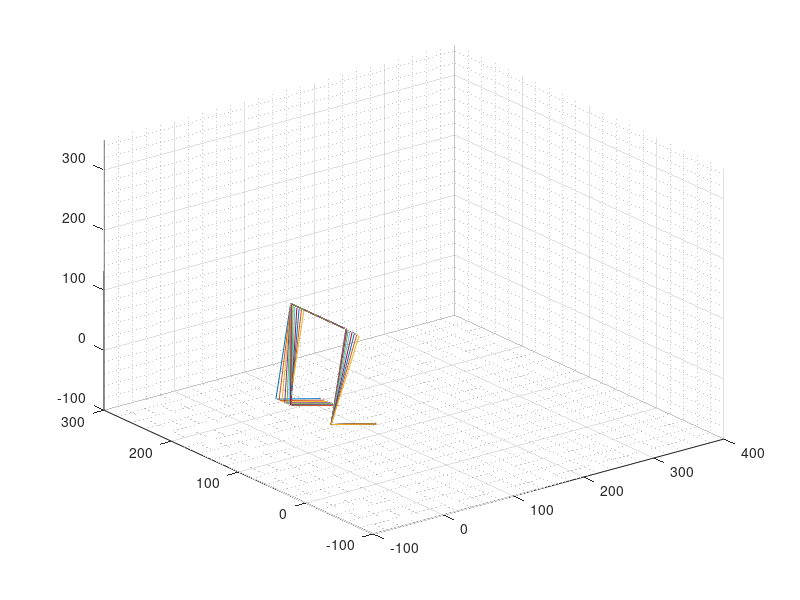
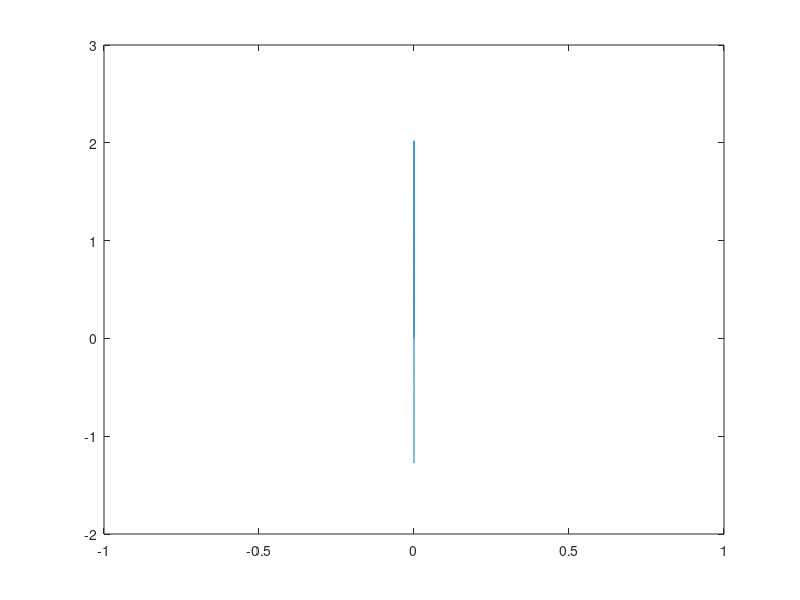
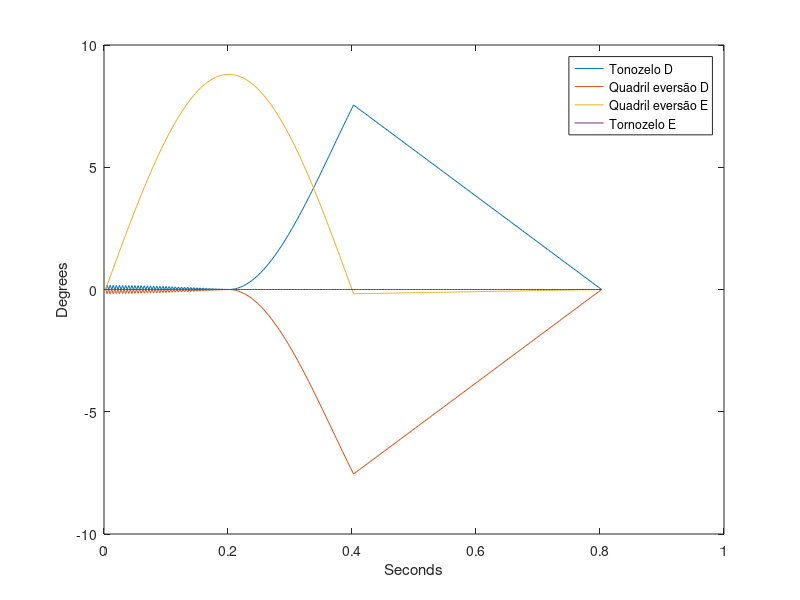
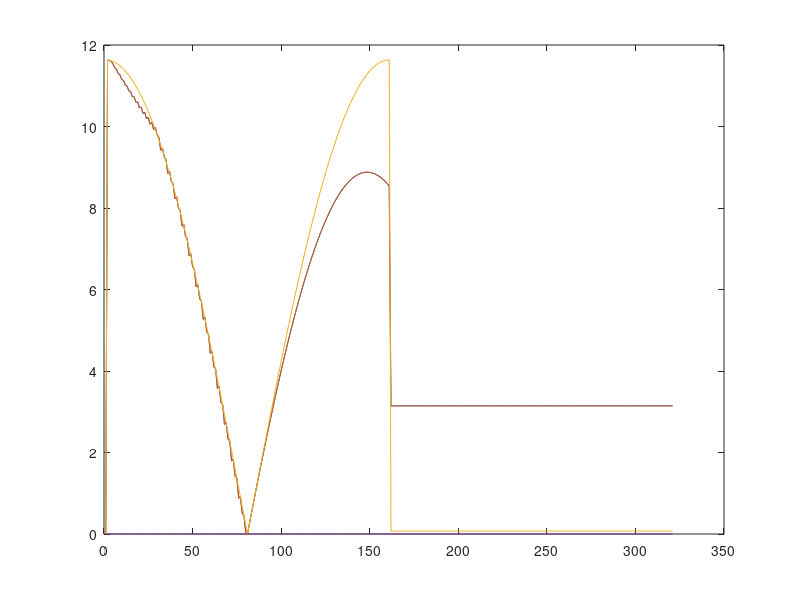

These figures' MATLAB source, in order:
%HELICOIDES
clear all
clc
close all
ayf=0;
azf=100;
%axt=20;
%azt=20;
Pc_g=0;
gait=0.4;
%ang_tr=8;
passos=1;
graf=1; % quanto quer mostrar a cinemática graf = 1
csv=0; %csv = 1 para gerar o arquivo de memória pra o robô real
lx=[-64   21       0         -21  	 64   ]; %Comprimentos na direção x, ultimo � transforma��o da ferramenta
ly=[0     0        82.09	 0       0    ]; %Comprimentos na dire��o y
lz=[19.37 152.38   0        -152.38 -19.37]; %Comprimentos na dire��o z
lxr(1)=lx(1);
lyr(1)=ly(1);
lzr(1)=lz(1);
for i=2:length(lz) %Resultante dos comprimentos para modelagem por helicoide
    lxr(i)=lx(i)+lxr(i-1);
    lyr(i)=ly(i)+lyr(i-1); 
    lzr(i)=lz(i)+lzr(i-1);
end
PH=[-1	0	0  lxr(1)  lyr(1)  lzr(1) %sx sy sz s0x s0y s0z(Parametros helicoide)
    1	0	0  lxr(2)  lyr(2)  lzr(2) %Eixo dos motores de cada junta
    1	0	0  lxr(3)  lyr(3)  lzr(3) 
    -1	0	0  lxr(4)  lyr(4)  lzr(4)];
%% Cinem�tica (Desenvoler o movimento) 
q=[0 0 0 0 ]; %angulos 
Q(1,1:4)=q;
taxa=1/400; %Taxa de move 
delta=0.0001;  
delay_ini=0; 
X_E(1)=0;
Z_E(1)=0;
X_D(1)=0;
Z_D(1)=0;
    X=zeros(1,6);
    Y=zeros(1,6);
    Z=zeros(1,6);
    X(1)=0;
    Y(1)=0;
    Z(1)=0;
    X(2)=lxr(1);
    Y(2)=lyr(1);
    Z(2)=lzr(1);
    fx=1;%rand(1);
    fz=1;%rand(1);
    for cont_passos=1:passos
        if 1
            q_aux=q;
            for i=1:length(q_aux)
                q(i)=-q_aux(length(q_aux)+1-i);                
            end
        end
        q_aux=q;
        if cont_passos>0
            lx=[X(6)-64    21       0        -21  	 64   ]; %Comprimentos na direção x, ultimo � transforma��o da ferramenta
            ly=[Y(6)       0        82.09*(-1)^(cont_passos-1)	 0       0    ]; %Comprimentos na dire��o y
            lz=[Z(6)+19.37 152.38   0        -152.38 -19.37]; %Comprimentos na dire��o z
            lyr(1)=ly(1);
            lzr(1)=lz(1);
            X(2)=lxr(1);
            Y(2)=lyr(1);
            Z(2)=lzr(1);
            for i=2:length(lz) %Resultante dos comprimentos para modelagem por helicoide
                lxr(i)=lx(i)+lxr(i-1);
                lyr(i)=ly(i)+lyr(i-1);
                lzr(i)=lz(i)+lzr(i-1);
            end
            PH=[-1^(cont_passos) 0	0  lxr(1)  lyr(1)  lzr(1) %sx sy sz s0x s0y s0z(Parametros helicoide)
                -1^(cont_passos) 0	0  lxr(2)  lyr(2)  lzr(2) %Eixo dos motores de cada junta
                -1^(cont_passos) 0	0  lxr(3)  lyr(3)  lzr(3) 
                -1^(cont_passos) 0	0  lxr(4)  lyr(4)  lzr(4)];
            X(1)=X(6);
            Y(1)=Y(6);
            Z(1)=Z(6);
            X(2)=lxr(1);
            Y(2)=lyr(1);
            Z(2)=lzr(1);
        end
        for j=1:round(gait/taxa) 
            q_aux=q;
            if j<Pc_g*round(gait/taxa)
                Xd=[0 0 0 0];
                %Xd=[axf*sin(pi*j*taxa/gait) 0 azf*cos(pi*j*taxa/gait)  0 0 0 0 0];  
            else 
                 %Xd=[ayf*cos(pi*(j-Pc_g*(gait/taxa))*taxa*(1-Pc_g)/gait)  azf*cos(pi*(j-Pc_g*(gait/taxa))*taxa*(1-Pc_g)/gait) 0  0 ]; 
                 Xd=[ayf azf*cos(pi*(j-Pc_g*(gait/taxa))*taxa*(1-Pc_g)/gait) 0  0 ]; 
            end            
            
           %Xd=[0.05 0.05 0  0 0 0 ]; %a*2*fCMz*cos(pi*j*taxa/gait Velocidade
            Xd=transpose(Xd);
            X_aux=X;
            Y_aux=Y;
            Z_aux=Z;
            Tr=eye(4); 
            q=q*pi/180;
            for i=1:length(lz)-1 %Determina a posi��o do rob� (em cada instante de tempo)
                a11=cos(q(i))+(1-cos(q(i)))*PH(i,1)^2;              %Termos da matriz de rota��o da Transformada
                a12=PH(i,1)*PH(i,2)*(1-cos(q(i)))-PH(i,3)*sin(q(i));%por helicoide
                a13=PH(i,1)*PH(i,3)*(1-cos(q(i)))+PH(i,2)*sin(q(i));
                a21=PH(i,2)*PH(i,1)*(1-cos(q(i)))+PH(i,3)*sin(q(i));
                a22=cos(q(i))+(1-cos(q(i)))*PH(i,2)^2;
                a23=PH(i,2)*PH(i,3)*(1-cos(q(i)))-PH(i,1)*sin(q(i));
                a31=PH(i,3)*PH(i,1)*(1-cos(q(i)))-PH(i,2)*sin(q(i));
                a32=PH(i,3)*PH(i,2)*(1-cos(q(i)))+PH(i,1)*sin(q(i));
                a33=cos(q(i))+(1-cos(q(i)))*PH(i,3)^2;
                T=[a11 a12 a13 PH(i,4)-PH(i,4)*a11-PH(i,5)*a12-PH(i,6)*a13 %Matriz Tab
                    a21 a22 a23 PH(i,5)-PH(i,4)*a21-PH(i,5)*a22-PH(i,6)*a23
                    a31 a32 a33 PH(i,6)-PH(i,4)*a31-PH(i,5)*a32-PH(i,6)*a33
                    0 0 0 1];
                Tf=[1 0 0 lxr(i+1)   %Matriz de transforma��o da ferramenta(prox junta)
                    0 1 0 lyr(i+1)
                    0 0 1 lzr(i+1) 
                    0 0 0 1];
                Tr=Tr*T;
                TF=Tr*Tf; %Transforma�ao final(da prox junta)
                X(i+2)=TF(1,4);  %posi��o x
                Y(i+2)=TF(2,4); %posi��o y
                Z(i+2)=TF(3,4); %posi��o z
                Theta_X(i+1)=atan(TF(3,2)/TF(3,3));
                Theta_Y(i+1)=atan(-TF(3,1)/sqrt(TF(3,2)^2+TF(3,3)^2));
                Theta_Z(i+1)=atan(TF(2,1)/TF(1,1));
            end 
            Xg(j)=X(i+2);
            Yg(j)=Y(i+2);
            Zg(j)=Z(i+2);
            if  graf && (mod(j,10)==0 ||j==1)
                plot3(X,Y,Z);
                hold on
                grid on
                grid minor
                axis([-100 400 -100 300 -100 350])
                %M(2*i)=getframe;
                pause(taxa*500)
                %cla;
                %hold off
            end 
            for k=1:length(q)
                q(k)=q(k)+delta;
                Tr=eye(4); 
                for i=1:length(lz)-1 %Determina a posi��o do rob�(em cada instante de tempo
                    a11=cos(q(i))+(1-cos(q(i)))*PH(i,1)^2;              %Termos da matriz de rota��o da Transformada
                    a12=PH(i,1)*PH(i,2)*(1-cos(q(i)))-PH(i,3)*sin(q(i));%por helicoide
                    a13=PH(i,1)*PH(i,3)*(1-cos(q(i)))+PH(i,2)*sin(q(i));
                    a21=PH(i,2)*PH(i,1)*(1-cos(q(i)))+PH(i,3)*sin(q(i));
                    a22=cos(q(i))+(1-cos(q(i)))*PH(i,2)^2;
                    a23=PH(i,2)*PH(i,3)*(1-cos(q(i)))-PH(i,1)*sin(q(i));
                    a31=PH(i,3)*PH(i,1)*(1-cos(q(i)))-PH(i,2)*sin(q(i));
                    a32=PH(i,3)*PH(i,2)*(1-cos(q(i)))+PH(i,1)*sin(q(i));
                    a33=cos(q(i))+(1-cos(q(i)))*PH(i,3)^2;
                    T=[a11 a12 a13 PH(i,4)-PH(i,4)*a11-PH(i,5)*a12-PH(i,6)*a13 %Matriz Tab
                        a21 a22 a23 PH(i,5)-PH(i,4)*a21-PH(i,5)*a22-PH(i,6)*a23
                        a31 a32 a33 PH(i,6)-PH(i,4)*a31-PH(i,5)*a32-PH(i,6)*a33
                        0 0 0 1];
                    Tf=[1 0 0 lxr(i+1)   %Matriz de transforma��o da ferramenta
                        0 1 0 lyr(i+1)
                        0 0 1 lzr(i+1) 
                        0 0 0 1];
                    Tr=Tr*T;
                    TF=Tr*Tf; %Transforma�ao final
                    Xj(i+1)=TF(1,4);  %posi��o x
                    Yj(i+1)=TF(2,4); %posi��o y
                    Zj(i+1)=TF(3,4); %posi��o z
                    Theta_Xj(i+1)=atan(TF(3,2)/TF(3,3));
                    Theta_Yj(i+1)=atan(-TF(3,1)/sqrt(TF(3,2)^2+TF(3,3)^2));
                    Theta_Zj(i+1)=atan(TF(2,1)/TF(1,1));
                end
                J(1,k)=(Yj(i+1)-Y(i+1))/delta;
                J(2,k)=(Zj(i+1)-Z(i+1))/delta; 
                J(3,k)=(Theta_Xj(i+1)-Theta_X(i+1))/delta;
                J(4,k)=(Theta_Xj(4)-Theta_Y(4))/delta;
                %J(7,k)=(CMX_Fj-CMX_F)/delta; 
                %J(7,k)=(CMY_Fj-CMY_F)/delta;
                %J(5,k)=(Theta_Yj(3)-Theta_Y(3))/delta;
                %J(9,k)=(CMZ_Fj-CMZ_F)/delta;
                %J(6,k)=(Theta_Yj(4)-Theta_Y(4))/delta;
                %J(10,k)=(Theta_Zj(i-5)-Theta_Z(i-5))/delta;                 
                q(k)=q(k)-delta;
            end
            Jq=inv(J); 
            %det(Jq)
            %det(J)
            qd=Jq*Xd;
            qd=transpose(qd);
            q=qd*taxa+q;
            q=q*180/pi;
   
            if j>Pc_g*round(gait/taxa)
                if j>2
                    q(1)=q(1)-q_aux(1)/round(gait/taxa);
                    q(2)=q(2)-q_aux(2)/round(gait/taxa);
                end
            end
            if q(2)<0
                q(2)=-q(2);
            end            
            q(1)=-q(2);
            
            %q(4)=-q(3);
            for cont_ver=1:4              
                if (q(cont_ver)-q_aux(cont_ver))*60/(360*taxa)>50
                    %q(cont_ver)=q_aux(cont_ver)+300*taxa;
                end
                if (q(cont_ver)-q_aux(cont_ver))*60/(360*taxa)<50
                    %q(cont_ver)=q_aux(cont_ver)-300*taxa;
                end
            end
            if mod(cont_passos,2)==1
                for i=1:length(q)
                    if i>2
                        Q(round(gait/taxa)*(cont_passos-1)+j+1,i)=q(i);
                    else
                        Q(round(gait/taxa)*(cont_passos-1)+j+1,i)=-q(i);
                    end
                end
            end
            if mod(cont_passos,2)==0
                for i=1:length(q)
                    if i>2
                        Q(round(gait/taxa)*(cont_passos-1)+j+1,i)=-q(length(q)+1-i);
                    else
                        Q(round(gait/taxa)*(cont_passos-1)+j+1,i)=q(length(q)+1-i);
                    end
                end
            end  
            if mod(cont_passos,2)==1
                X_E(round(gait/taxa)*(cont_passos-1)+j+1)=X(length(X));
                Z_E(round(gait/taxa)*(cont_passos-1)+j+1)=Z(length(Z));
                X_D(round(gait/taxa)*(cont_passos-1)+j+1)=X_D(round(gait/taxa)*(cont_passos-1)+j);
                Z_D(round(gait/taxa)*(cont_passos-1)+j+1)=Z_D(round(gait/taxa)*(cont_passos-1)+j);
            end
            if mod(cont_passos,2)==0
                X_E(round(gait/taxa)*(cont_passos-1)+j+1)=X_E(round(gait/taxa)*(cont_passos-1)+j);
                Z_E(round(gait/taxa)*(cont_passos-1)+j+1)=X_E(round(gait/taxa)*(cont_passos-1)+j);
                X_D(round(gait/taxa)*(cont_passos-1)+j+1)=X(length(X));
                Z_D(round(gait/taxa)*(cont_passos-1)+j+1)=Z(length(Z));
            end
        end
    end
%Q_aux=Q;
%for i=1:length(Q_aux)
    %Q(i+length(Q_aux),8:-1:1)=Q_aux(i,1:8);
%end
Q_aux=Q;
tam=length(Q);
for i=1:round(gait/taxa)
    for j=1:4
        Q(tam+i,j)=Q_aux(tam,j)-i*Q_aux(tam,j)/round(gait/taxa);
    end
end
if 0 %Ativa espelhamento de passo
    Q_aux=Q;
    tam=length(Q);
    for i=1:tam
        for j=1:4
            Q(tam+i,j)=Q_aux(i,9-j);
        end
    end
end
if graf
    figure
    plot(X_E,Z_E)
    hold on
    plot(X_D,Z_D) 
    figure
    for j=1:length(Q)
        Q_TD(j)=Q(j,1);
        Q_QD(j)=Q(j,2);
        Q_QE(j)=Q(j,3);
        Q_TE(j)=Q(j,4);
        Q_TIME(j)=j*taxa;
    end
    plot(Q_TIME,Q_TD);
    hold on
    plot(Q_TIME,Q_QD);
    plot(Q_TIME,Q_QE);
    plot(Q_TIME,Q_TE);
    %grid on
    %grid minor    
    legend('Tonozelo D','Quadril eversão D','Quadril eversão E','Tornozelo E');
    xlabel('Seconds');
    ylabel('Degrees');
    RPM(1,1:4)=0;
    for i=2:length(Q)
        for j=1:4
            RPM(i,j)=(Q(i,j)-Q(i-1,j))*60/(taxa*360);
            if RPM(i,j)>50
                RPM(i,j)=50;
            end
            if RPM(i,j)<-50
                RPM(i,j)=-50;
            end
            if RPM(i,j)<0
                RPM(i,j)=-RPM(i,j);
            end
        end
    end
    figure
    plot(RPM)
    M=[0 0];
    if 0 %Completo
         for i=1:length(Q)
            for j=1:6
                M((i-1)*6+j,1)=Q(i,j);
                M((i-1)*6+j,2)=RPM(i,j);
                %fprintf("%f,%f\n",Q(i,j),RPM(i,j));
            end
        end
    end
    if 0 %inicio
        for i=1:4*(length(Q)-1)/17
            for j=1:4
                M((i-1)*4+j,1)=Q(i,j);
                M((i-1)*4+j,2)=RPM(i,j);
                %fprintf("%f,%f\n",Q(i,j),RPM(i,j));
            end
        end
    end
    if 0%meio
        for i=1:4*length(Q)/17
            for j=1:6
                M((i-1)*6+j,1)=Q(i+4*(length(Q)-1)/17,j);
                M((i-1)*6+j,2)=RPM(i+4*(length(Q)-1)/17,j);
                %fprintf("%f,%f\n",Q(i,j),RPM(i,j));
            end
        end
    end
    if 1 %fim
        for i=1:4*length(Q)/17
            for j=1:6
                %M((i-1)*6+j,1)=Q(i+13*(length(Q)-1)/17,j);
                %M((i-1)*6+j,2)=RPM(i+13*(length(Q)-1)/17,j);
                %fprintf("%f,%f\n",Q(i,j),RPM(i,j));
            end
        end
    end
    if csv
        %strcsv=strcat('V4_200Hz_','G',num2str(gait),'-X',num2str(axf),'-Z',num2str(azf),'-Tr',num2str(ang_tr)','-P12','-Pc0.1','-T-1','.csv');
        %csvwrite(strcsv,M);
        csvwrite('Fim G0.3 Ax 28.937 Az 39.815 Ang_r 12.299',M);
    end    
end
j=length(Q); %ÚLTIMAS LINHAS DO CÓDIGO
for i=0:j-1 
    Time(i+1)=i*taxa;
end 